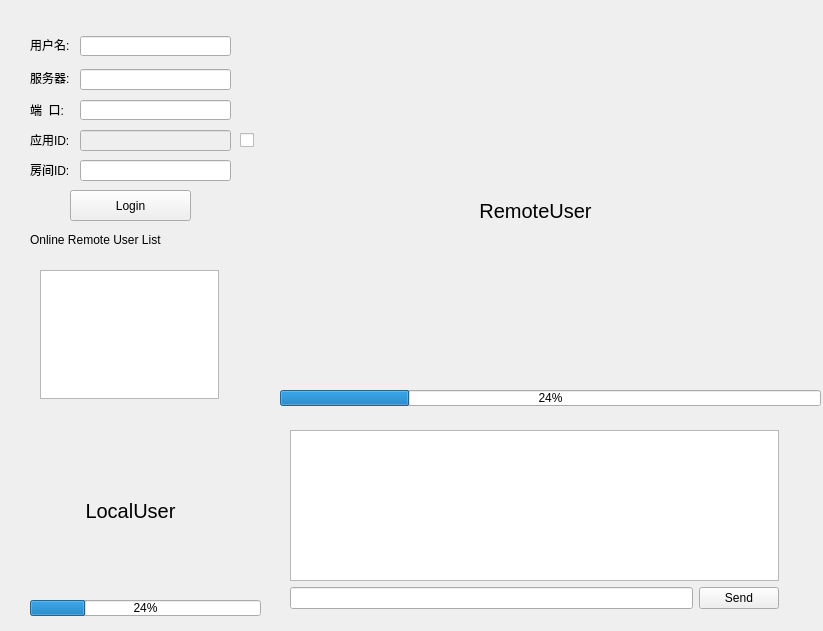
<?xml version="1.0" encoding="UTF-8"?>
<ui version="4.0">
 <class>Widget</class>
 <widget class="QWidget" name="Widget">
  <property name="geometry">
   <rect>
    <x>0</x>
    <y>0</y>
    <width>823</width>
    <height>631</height>
   </rect>
  </property>
  <property name="windowTitle">
   <string>HelloAnyChat</string>
  </property>
  <widget class="QWidget" name="horizontalLayoutWidget">
   <property name="geometry">
    <rect>
     <x>29</x>
     <y>259</y>
     <width>201</width>
     <height>151</height>
    </rect>
   </property>
   <layout class="QHBoxLayout" name="UserListhorizontalLayout">
    <item>
     <widget class="QListWidget" name="UserlistWidget"/>
    </item>
   </layout>
  </widget>
  <widget class="QWidget" name="horizontalLayoutWidget_2">
   <property name="geometry">
    <rect>
     <x>280</x>
     <y>30</y>
     <width>511</width>
     <height>361</height>
    </rect>
   </property>
   <layout class="QHBoxLayout" name="RemoteUserhorizontalLayout">
    <item>
     <widget class="QLabel" name="RemoteUserlabel">
      <property name="font">
       <font>
        <pointsize>15</pointsize>
       </font>
      </property>
      <property name="text">
       <string>RemoteUser</string>
      </property>
      <property name="scaledContents">
       <bool>true</bool>
      </property>
      <property name="alignment">
       <set>Qt::AlignCenter</set>
      </property>
     </widget>
    </item>
   </layout>
  </widget>
  <widget class="QWidget" name="horizontalLayoutWidget_3">
   <property name="geometry">
    <rect>
     <x>30</x>
     <y>420</y>
     <width>201</width>
     <height>181</height>
    </rect>
   </property>
   <layout class="QHBoxLayout" name="LocalUserhorizontalLayout">
    <item>
     <widget class="QLabel" name="LocalUserlabel">
      <property name="font">
       <font>
        <pointsize>15</pointsize>
       </font>
      </property>
      <property name="text">
       <string>LocalUser</string>
      </property>
      <property name="scaledContents">
       <bool>true</bool>
      </property>
      <property name="alignment">
       <set>Qt::AlignCenter</set>
      </property>
     </widget>
    </item>
   </layout>
  </widget>
  <widget class="QProgressBar" name="LocalUserProgressBar">
   <property name="geometry">
    <rect>
     <x>30</x>
     <y>600</y>
     <width>231</width>
     <height>16</height>
    </rect>
   </property>
   <property name="value">
    <number>24</number>
   </property>
  </widget>
  <widget class="QProgressBar" name="RemoteUserprogressBar">
   <property name="geometry">
    <rect>
     <x>280</x>
     <y>390</y>
     <width>541</width>
     <height>16</height>
    </rect>
   </property>
   <property name="value">
    <number>24</number>
   </property>
  </widget>
  <widget class="QWidget" name="verticalLayoutWidget">
   <property name="geometry">
    <rect>
     <x>279</x>
     <y>419</y>
     <width>511</width>
     <height>201</height>
    </rect>
   </property>
   <layout class="QVBoxLayout" name="verticalLayout">
    <item>
     <widget class="QTextEdit" name="SysMsgTextEdit"/>
    </item>
    <item>
     <layout class="QHBoxLayout" name="horizontalLayout_3">
      <item>
       <widget class="QLineEdit" name="SendMsglineEdit"/>
      </item>
      <item>
       <widget class="QPushButton" name="SendMsg_Btn">
        <property name="text">
         <string>Send</string>
        </property>
       </widget>
      </item>
     </layout>
    </item>
   </layout>
  </widget>
  <widget class="QLabel" name="UserListlabel">
   <property name="geometry">
    <rect>
     <x>30</x>
     <y>230</y>
     <width>201</width>
     <height>20</height>
    </rect>
   </property>
   <property name="text">
    <string>Online Remote User List</string>
   </property>
  </widget>
  <widget class="QLabel" name="localAudioBpslabel">
   <property name="geometry">
    <rect>
     <x>950</x>
     <y>370</y>
     <width>31</width>
     <height>16</height>
    </rect>
   </property>
   <property name="text">
    <string/>
   </property>
  </widget>
  <widget class="QLabel" name="localVideoBpslabel">
   <property name="geometry">
    <rect>
     <x>950</x>
     <y>412</y>
     <width>31</width>
     <height>16</height>
    </rect>
   </property>
   <property name="text">
    <string/>
   </property>
  </widget>
  <widget class="QLabel" name="RemoteAudioBpslabel">
   <property name="geometry">
    <rect>
     <x>950</x>
     <y>490</y>
     <width>31</width>
     <height>16</height>
    </rect>
   </property>
   <property name="text">
    <string/>
   </property>
  </widget>
  <widget class="QLabel" name="RemoteVideoBpslabel">
   <property name="geometry">
    <rect>
     <x>950</x>
     <y>530</y>
     <width>31</width>
     <height>16</height>
    </rect>
   </property>
   <property name="text">
    <string/>
   </property>
  </widget>
  <widget class="QLabel" name="ServerAddrlable">
   <property name="geometry">
    <rect>
     <x>30</x>
     <y>70</y>
     <width>41</width>
     <height>16</height>
    </rect>
   </property>
   <property name="text">
    <string>服务器:</string>
   </property>
  </widget>
  <widget class="QLineEdit" name="ServerAddrlineEdit">
   <property name="geometry">
    <rect>
     <x>80</x>
     <y>69</y>
     <width>151</width>
     <height>21</height>
    </rect>
   </property>
  </widget>
  <widget class="QLabel" name="ServerPortlabel">
   <property name="geometry">
    <rect>
     <x>30</x>
     <y>100</y>
     <width>41</width>
     <height>20</height>
    </rect>
   </property>
   <property name="text">
    <string>端  口:</string>
   </property>
  </widget>
  <widget class="QLineEdit" name="ServerPortlineEdit">
   <property name="geometry">
    <rect>
     <x>80</x>
     <y>100</y>
     <width>151</width>
     <height>20</height>
    </rect>
   </property>
  </widget>
  <widget class="QLabel" name="RoomIdlabel">
   <property name="geometry">
    <rect>
     <x>30</x>
     <y>160</y>
     <width>41</width>
     <height>20</height>
    </rect>
   </property>
   <property name="text">
    <string>房间ID:</string>
   </property>
  </widget>
  <widget class="QLineEdit" name="RoomId_lineEdit">
   <property name="geometry">
    <rect>
     <x>80</x>
     <y>160</y>
     <width>151</width>
     <height>21</height>
    </rect>
   </property>
  </widget>
  <widget class="QLabel" name="AppIdlabel">
   <property name="geometry">
    <rect>
     <x>30</x>
     <y>130</y>
     <width>51</width>
     <height>20</height>
    </rect>
   </property>
   <property name="text">
    <string>应用ID:</string>
   </property>
  </widget>
  <widget class="QLineEdit" name="Appid_lineEdit">
   <property name="enabled">
    <bool>false</bool>
   </property>
   <property name="geometry">
    <rect>
     <x>80</x>
     <y>130</y>
     <width>151</width>
     <height>21</height>
    </rect>
   </property>
  </widget>
  <widget class="QCheckBox" name="Appid_checkBox">
   <property name="geometry">
    <rect>
     <x>240</x>
     <y>125</y>
     <width>20</width>
     <height>31</height>
    </rect>
   </property>
   <property name="text">
    <string/>
   </property>
  </widget>
  <widget class="QPushButton" name="Login_btn">
   <property name="geometry">
    <rect>
     <x>70</x>
     <y>190</y>
     <width>121</width>
     <height>31</height>
    </rect>
   </property>
   <property name="text">
    <string>Login</string>
   </property>
  </widget>
  <widget class="QLabel" name="UserNamelabel">
   <property name="geometry">
    <rect>
     <x>30</x>
     <y>29</y>
     <width>41</width>
     <height>31</height>
    </rect>
   </property>
   <property name="text">
    <string>用户名:</string>
   </property>
  </widget>
  <widget class="QLineEdit" name="UserNamelineEdit">
   <property name="geometry">
    <rect>
     <x>80</x>
     <y>36</y>
     <width>151</width>
     <height>20</height>
    </rect>
   </property>
  </widget>
 </widget>
 <layoutdefault spacing="6" margin="11"/>
 <resources/>
 <connections/>
</ui>
